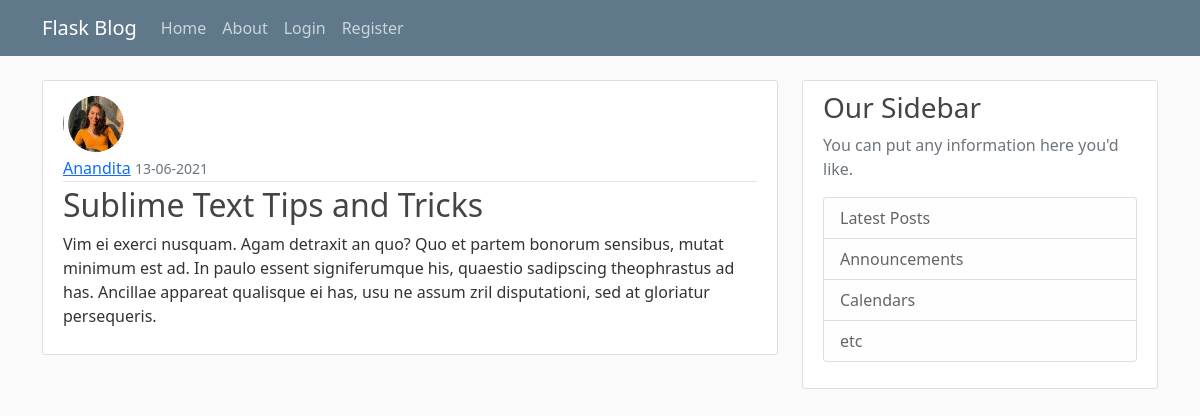
The page /post/5 on the database its author committed.
### flaskblog/models.py (models this page shows, shortened)
class User(db.Model, UserMixin):
    id = db.Column(db.Integer, primary_key=True)
    username = db.Column(db.String(20), unique=True, nullable=False)
    email = db.Column(db.String(120), unique=True, nullable=False)
    image_file = db.Column(db.String(20), nullable=False,
                           default='default.jpg')
    password = db.Column(db.String(60), nullable=False)
    posts = db.relationship('Post', backref='author', lazy=True)

class Post(db.Model):
    id = db.Column(db.Integer, primary_key=True)
    title = db.Column(db.String(100), nullable=False)
    date_posted = db.Column(db.DateTime, nullable=False,
                            default=datetime.utcnow)
    content = db.Column(db.Text, nullable=False)
    user_id = db.Column(db.Integer, db.ForeignKey('user.id'), nullable=False)

### flaskblog/routes.py (the view)
@app.route("/post/<int:post_id>")
def post(post_id):
    post = Post.query.get_or_404(post_id)
    return render_template('post.html', title=post.title, post=post)

### flaskblog/templates/post.html (shortened to what this page needs)
{% extends "layout.html" %}
{% block content %}
    <article class="media content-section">
        <img class="rounded-circle article-img" src="{{ url_for('static', filename='profile_pics/' + post.author.image_file) }}" alt="">
        <div class="media-body">
            <div class="article-metadata">
            <a class="mr-2" href="#">{{ post.author.username }}</a>
            <small class="text-muted">{{ post.date_posted.strftime('%d-%m-%Y') }}</small>
            </div>
            <h2 class="article-title">{{ post.title }}</h2>
            <p class="article-content">{{ post.content }}</p>
        </div>
    </article>
{% endblock content %}

### flaskblog/static/main.css (style rules this page uses)
body { background: #fafafa; color: #333333; margin-top: 5rem; }
h1, h2, h3, h4, h5, h6 { color: #444444; }
.content-section { background: #ffffff; padding: 10px 20px; border: 1px solid #dddddd; border-radius: 3px; margin-bottom: 20px; }
.article-title { color: #444444; }
.article-content { white-space: pre-line; }
.article-img { height: 65px; width: 65px; margin-right: 16px; }
.article-metadata { padding-bottom: 1px; margin-bottom: 4px; border-bottom: 1px solid #e3e3e3; }

### rows shown on the page
User: image_file (picture), author.username "Anandita"
Post: date_posted "13-06-2021", title "Sublime Text Tips and Tricks", content "Vim ei exerci nusquam. Agam detraxit an quo? Quo et partem bonorum sensibus, mutat minimum est ad. In paulo essent signiferumque his, quaestio sadipscing theophrastus ad has. Ancillae appareat qualisque ei has, usu ne assum zril disputationi, sed at gloriatur persequeris."
